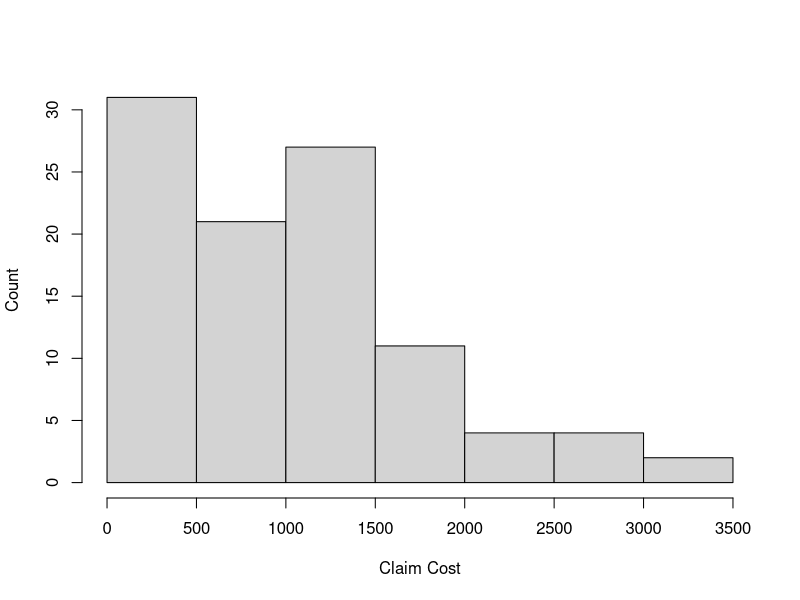

This chart was generated by the following R code:
## ---- chunk 1
set.seed(1020)
data <- 1000*rweibull(100, 1.5,1)+47
## ---- chunk 2
hist(data, main = '', xlab = 'Claim Cost', ylab = 'Count')
## ---- chunk 3
n <- length(data)
loglik <- function(param){
  sum(dgamma(data, shape = param[1], rate = param[2], log = TRUE))
}
grad <- function(param){
  g1 <- n*log(param[2]) - digamma(param[1]) + sum(log(data))
  g2 <- n*param[1]/param[2] - sum(data)
  return(c(g1,g2))
}
H <- function(param){
  h1 <- -trigamma(param[1])
  h2 <- n/param[2]
  h3 <- -n*param[1]/(param[2]^2)
  return(matrix(c(h1,h2,h2,h3),2,2))
}

m <- mean(data)
v <- var(data)

beta0 <- m/v
alpha0 <- m*beta0

delta <- 0.00001
diff.step <- 1
par.old <- c(alpha0, beta0)
steps <- 0
while((diff.step > delta) & (steps < 100)){
  par.new <- par.old - solve(H(par.old))%*%matrix(grad(par.old),2,1) 
  diff.step <- max(abs(par.new - par.old))
  steps <- steps + 1
  par.old <- par.new
}
par.old
loglik(par.old)
H(par.old)
solve(H(par.old))

mle.optim <- optim(c(alpha0, beta0), loglik, gr = grad, control = list(fnscale = -1), method = 'BFGS', hessian = TRUE)
mle.optim
solve(mle.optim$hessian)

